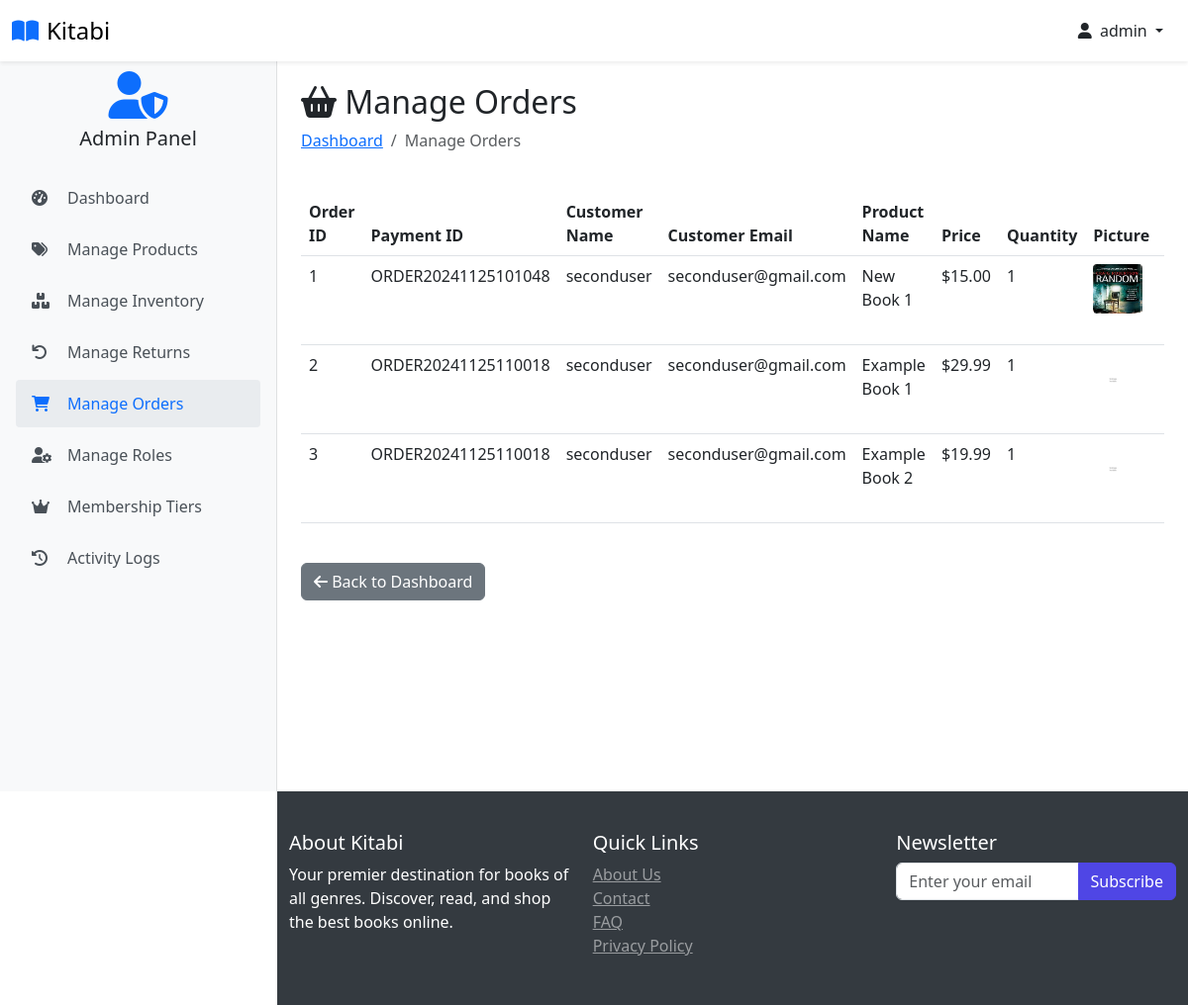
The page /view-orders (signed in) on the database its author committed.
### website/models.py (models this page shows, shortened)
class Customer(db.Model, UserMixin):
    id = db.Column(db.Integer, primary_key=True)
    full_name = db.Column(db.String(100), nullable=False)
    email = db.Column(db.String(100), unique=True, nullable=False)
    username = db.Column(db.String(100), unique=True, nullable=False)
    password_hash = db.Column(db.String(200), nullable=False)
    date_joined = db.Column(db.DateTime(), default=datetime.utcnow)
    is_admin_val = db.Column(db.Boolean, default=False)
    last_login = db.Column(db.DateTime)
    status = db.Column(db.String(20), default='active')
    membership_tier_id = db.Column(db.Integer, db.ForeignKey('membership_tier.id'), default=1)  # Default to Normal
    points = db.Column(db.Integer, default=0)
    membership_tier = db.relationship('MembershipTier', backref='customers')
    cart_items = db.relationship('Cart', back_populates='customer', lazy=True)
    orders = db.relationship('Order', back_populates='customer', lazy=True)
    activity_logs = db.relationship('ActivityLog', back_populates='user', lazy=True)
    returns = db.relationship('Return', foreign_keys='Return.customer_link', back_populates='customer', lazy=True)
    roles = db.relationship(
        'Role',
        secondary=user_roles,
        back_populates='users',
        lazy='dynamic'
    )
    @property
    def password(self):
        raise AttributeError('Password is not a readable Attribute')
    @property
    def is_admin(self):
        return self.is_admin_val or any(
            role.name in ['Super Admin', 'Product Manager', 'Order Manager']
            for role in self.roles
        )
    def has_permission(self, permission):
        if not self.roles:
            return False
        for role in self.roles:
            permissions = role.permissions or []
            if permission in permissions:
                return True
        return False

class Order(db.Model):
    id = db.Column(db.Integer, primary_key=True)
    quantity = db.Column(db.Integer, nullable=False)
    price = db.Column(db.Float, nullable=False)
    status = db.Column(db.String(100), nullable=False)
    payment_id = db.Column(db.String(1000), nullable=False)
    customer_link = db.Column(db.Integer, db.ForeignKey('customer.id'), nullable=False)
    product_link = db.Column(db.Integer, db.ForeignKey('product.id'), nullable=False)
    returns = db.relationship('Return', foreign_keys='Return.order_link', back_populates='order', lazy=True)
    delivery_fee = db.Column(db.Float, default=0.0)  # New field
    discount_applied = db.Column(db.Float, default=0.0)  # New field
    created_at = db.Column(db.DateTime, default=datetime.utcnow)  # New field
    customer = db.relationship('Customer', back_populates='orders')
    product = db.relationship('Product', back_populates='orders')

class Product(db.Model):
    id = db.Column(db.Integer, primary_key=True)
    product_name = db.Column(db.String(100), nullable=False)
    author = db.Column(db.String(100), nullable=False)
    rating = db.Column(db.Float, nullable=False)
    current_price = db.Column(db.Float, nullable=False)
    in_stock = db.Column(db.Integer, nullable=False)
    low_stock_threshold = db.Column(db.Integer, default=10)
    warehouse_location = db.Column(db.String(100), nullable=False, default='Main Warehouse')
    promotion_percentage = db.Column(db.Integer, default=0)
    discounted_price = db.Column(db.Float, nullable=True)
    product_picture = db.Column(db.String(1000), nullable=False)
    flash_sale = db.Column(db.Boolean, default=False)
    date_added = db.Column(db.DateTime, default=datetime.utcnow)
    category_id = db.Column(db.Integer, db.ForeignKey('category.id'), nullable=False)
    subcategory_id = db.Column(db.Integer, db.ForeignKey('sub_category.id'), nullable=False)
    last_stock_update = db.Column(db.DateTime, default=datetime.utcnow)
    returns = db.relationship('Return', foreign_keys='Return.product_link', back_populates='product', lazy=True)
    carts = db.relationship('Cart', back_populates='product', lazy=True)
    orders = db.relationship('Order', back_populates='product', lazy=True)
    stock_history = db.relationship('StockHistory', back_populates='product', lazy=True)
    category = db.relationship('Category', back_populates='products')
    subcategory = db.relationship('SubCategory', back_populates='products')

### website/admin.py (the view)
@admin.route('/view-orders')
@login_required
@admin_required
@check_permission('manage_orders')
def order_view():
    orders = Order.query.all()
    return render_template('view_orders.html', orders=orders)

### website/templates/view_orders.html (shortened to what this page needs)
{% extends 'base.html' %}
{% block body %}
<div class="container  ">
    <div class="row mb-4">
        <div class="col">
            <h2><i class="fas fa-shopping-basket"></i> Manage Orders</h2>
            <nav aria-label="breadcrumb">
                <ol class="breadcrumb">
                    <li class="breadcrumb-item"><a href="{{ url_for('admin.admin_page') }}">Dashboard</a></li>
                    <li class="breadcrumb-item active">Manage Orders</li>
                </ol>
            </nav>
        </div>
    </div>
    {% if orders | length < 1 %}
    <div class="alert alert-info">
        <h4 class="alert-heading">No Orders Available</h4>
        <p>There are currently no orders to manage.</p>
        <a href="{{ url_for('admin.admin_page') }}" class="btn btn-secondary">
            <i class="fas fa-arrow-left"></i> Back to Dashboard
        </a>
    </div>
    {% else %}
    <div class="table-responsive">
        <table class="table table-hover">
            <thead class="thead-light">
                <tr>
                    <th scope="col">Order ID</th>
                    <th scope="col">Payment ID</th>
                    <th scope="col">Customer Name</th>
                    <th scope="col">Customer Email</th>
                    <th scope="col">Product Name</th>
                    <th scope="col">Price</th>
                    <th scope="col">Quantity</th>
                    <th scope="col">Picture</th>
                    <th scope="col">Status</th>
                </tr>
            </thead>
            <tbody>
                {% for order in orders %}
                <tr>
                    <td>{{ order.id }}</td>
                    <td>{{ order.payment_id }}</td>
                    <td>{{ order.customer.username }}</td>
                    <td>{{ order.customer.email }}</td>
                    <td>{{ order.product.product_name }}</td>
                    <td>${{ "%.2f"|format(order.price) }}</td>
                    <td>{{ order.quantity }}</td>
                    <td>
                        <img src="{{ order.product.product_picture }}"
                             alt="{{ order.product.product_name }}"
                             style="height: 50px; width: 50px; border-radius: 4px;">
                    </td>
                    <td>
                    </td>
                </tr>
                {% endfor %}
            </tbody>
        </table>
    </div>
    {% endif %}
    <div class="row mt-4">
        <div class="col">
            <a href="{{ url_for('admin.admin_page') }}" class="btn btn-secondary">
                <i class="fas fa-arrow-left"></i> Back to Dashboard
            </a>
        </div>
    </div>
</div>
{% endblock %}

### website/templates/base.html (shortened to what this page needs)
<!DOCTYPE html>
<html lang="en">
<head>
    <link rel="stylesheet" href="{{ url_for('static', filename='css/bootstrap.min.css') }}">
    <link rel="stylesheet" href="{{ url_for('static', filename='css/owl.carousel.min.css') }}">
    <link rel="stylesheet" href="{{ url_for('static', filename='css/style.css') }}">
    <link rel="stylesheet" href="https://cdnjs.cloudflare.com/ajax/libs/font-awesome/6.0.0/css/all.min.css">
</head>
<body class="{% if current_user.is_authenticated %}{% if current_user.is_admin %}admin-user{% else %}user{% endif %}{% else %}guest{% endif %}">
<nav class="navbar navbar-light bg-white fixed-top shadow-sm">
    <div class="container-fluid">
        <div class="d-flex align-items-center">
            <a class="navbar-brand d-flex align-items-center" href="/">
                <i class="fas fa-book-open text-primary me-2"></i>
                <span class="font-weight-bold">Kitabi</span>
            </a>
        </div>
        <div class="d-flex align-items-center user-nav">
            {% if current_user.is_authenticated %}
                <div class="dropdown">
                    <button class="btn btn-link text-dark text-decoration-none dropdown-toggle" type="button" id="userDropdown" data-bs-toggle="dropdown" aria-expanded="false">
                        <i class="fas fa-user me-1"></i>
                        {{ current_user.username }}
                    </button>
                </div>
            {% else %}
                <a href="{{ url_for('auth.login') }}" class="btn btn-primary">
                    <i class="fas fa-sign-in-alt me-2"></i>Login
                </a>
            {% endif %}
        </div>
    </div>
</nav>
{% if current_user.is_authenticated and current_user.is_admin %}
    <div class="admin-sidebar">
        <div class="text-center mb-4">
            <i class="fas fa-user-shield fa-3x text-primary"></i>
            <h5 class="mt-2">Admin Panel</h5>
        </div>
        <div class="nav flex-column">
            <a class="admin-nav-item" href="{{ url_for('admin.admin_page') }}">
                <i class="fas fa-tachometer-alt"></i>Dashboard
            </a>
            {% if current_user.has_permission('manage_products') %}
            <a class="admin-nav-item" href="{{ url_for('admin.shop_items') }}">
                <i class="fas fa-tags"></i>Manage Products
            </a>
            {% endif %}
            {% if current_user.has_permission('manage_inventory') %}
            <a class="admin-nav-item" href="{{ url_for('admin.inventory_management') }}">
                <i class="fas fa-boxes"></i>Manage Inventory
            </a>
            {% endif %}
            {% if current_user.has_permission('manage_returns') %}
            <a class="admin-nav-item" href="{{ url_for('admin.returns_management') }}">
                <i class="fas fa-undo"></i>Manage Returns
            </a>
            {% endif %}
            {% if current_user.has_permission('manage_orders') %}
            <a class="admin-nav-item" href="{{ url_for('admin.order_view') }}">
                <i class="fas fa-shopping-cart"></i>Manage Orders
            </a>
            {% endif %}
            {% if current_user.has_permission('manage_users') %}
            <a class="admin-nav-item" href="{{ url_for('admin.manage_roles') }}">
                <i class="fas fa-user-cog"></i>Manage Roles
            </a>
            <a class="admin-nav-item" href="{{ url_for('admin.membership_tiers') }}">
                <i class="fas fa-crown"></i>Membership Tiers
            </a>
            {% endif %}
            {% if current_user.has_permission('view_reports') %}
            <a class="admin-nav-item" href="{{ url_for('admin.view_activity_logs') }}">
                <i class="fas fa-history"></i>Activity Logs
            </a>
            {% endif %}
        </div>
    </div>
{% endif %}
    <main class="main-content">
         <div class="container pt-2">
            {% block body %}{% endblock %}
        </div>
    </main>
    <footer>
         <div class="container pt-2">
            <div class="row">
                <div class="col-md-4">
                    <h5>About Kitabi</h5>
                    <p>Your premier destination for books of all genres. Discover, read, and shop the best books online.</p>
                </div>
                <div class="col-md-4">
                    <h5>Quick Links</h5>
                    <ul class="list-unstyled">
                        <li><a href="#" class="text-white-50">About Us</a></li>
                        <li><a href="#" class="text-white-50">Contact</a></li>
                        <li><a href="#" class="text-white-50">FAQ</a></li>
                    <li><a href="#" class="text-white-50">Privacy Policy</a></li>
                </ul>
            </div>
            <div class="col-md-4">
                <h5>Newsletter</h5>
                <form>
                    <div class="input-group">
                        <input type="email" class="form-control" placeholder="Enter your email">
                        <button class="btn btn-primary" type="submit">Subscribe</button>
                    </div>
                </form>
            </div>
        </div>
    </div>
</footer>
</body>
</html>

### website/static/css/style.css (style rules this page uses)
:root { --primary-color: #4f46e5; --secondary-color: #818cf8; --dark-color: #1f2937; --light-color: #f3f4f6; }
body { font-family: 'Segoe UI', Tahoma, Geneva, Verdana, sans-serif; padding-top: 56px; margin: 0; }
.navbar-brand { font-size: 1.5rem; }
.sidebar, .admin-sidebar { height: calc(100vh - 56px); position: fixed; top: 56px; left: 0; width: 280px; z-index: 1000; overflow-y: auto; transition: transform 0.3s ease-in-out; padding: 1rem; }
.admin-sidebar { background-color: #f8f9fa; border-right: 1px solid rgba(0, 0, 0, 0.1); }
.main-content { padding-top: 20px; min-height: calc(100vh - 56px); transition: margin-left 0.3s ease-in-out; }
body.admin-user .main-content { margin-left: 280px; }
.admin-nav-item { display: flex; align-items: center; padding: 0.75rem 1rem; color: #495057; text-decoration: none; border-radius: 0.25rem; transition: all 0.2s; margin-bottom: 0.25rem; }
.admin-nav-item:hover, .admin-nav-item.active { background-color: #e9ecef; color: #0d6efd; text-decoration: none; }
.admin-nav-item i { width: 1.5rem; margin-right: 0.75rem; }
.btn-primary { background-color: var(--primary-color); border-color: var(--primary-color); }
footer { flex-shrink: 0; position: relative; width: 100%; margin-top: auto; }
@media (min-width: 992px) { body:not(.admin-user) footer, body.admin-user footer { margin-left: 280px; width: calc(100% - 280px); } }

### website/templates/base.html (style rules this page uses)
body { min-height: 100vh; display: flex; flex-direction: column; padding-top: 56px; }
.sidebar, .admin-sidebar { height: calc(100vh - 56px); position: fixed; top: 56px; left: 0; width: 280px; z-index: 1000; overflow-y: auto; transition: transform 0.3s ease-in-out; padding: 1rem; }
.admin-sidebar { background-color: #f8f9fa; border-right: 1px solid rgba(0, 0, 0, 0.1); }
.admin-nav-item { display: flex; align-items: center; padding: 0.75rem 1rem; color: #495057; text-decoration: none; border-radius: 0.25rem; transition: all 0.2s; margin-bottom: 0.25rem; }
.admin-nav-item:hover, .admin-nav-item.active { background-color: #e9ecef; color: #0d6efd; text-decoration: none; }
.admin-nav-item i { width: 1.5rem; margin-right: 0.75rem; }
.main-content { flex: 1; padding-top: 20px; transition: margin-left 0.3s ease-in-out; }
footer { margin-top: auto; background-color: #343a40; color: white; padding: 2rem 0; }
@media (min-width: 992px) { body.admin-user .main-content, body.admin-user footer { margin-left: 280px; } }

### rows shown on the page
Customer: username "admin"
Order: id "1", payment_id "ORDER20241125101048", customer.username "seconduser", customer.email "seconduser@gmail.com", product.product_name "New Book 1", price "15.00", quantity "1", product.product_picture (picture)
Order: id "2", payment_id "ORDER20241125110018", customer.username "seconduser", customer.email "seconduser@gmail.com", product.product_name "Example Book 1", price "29.99", quantity "1", product.product_picture (placeholder picture)
Order: id "3", payment_id "ORDER20241125110018", customer.username "seconduser", customer.email "seconduser@gmail.com", product.product_name "Example Book 2", price "19.99", quantity "1", product.product_picture (placeholder picture)
